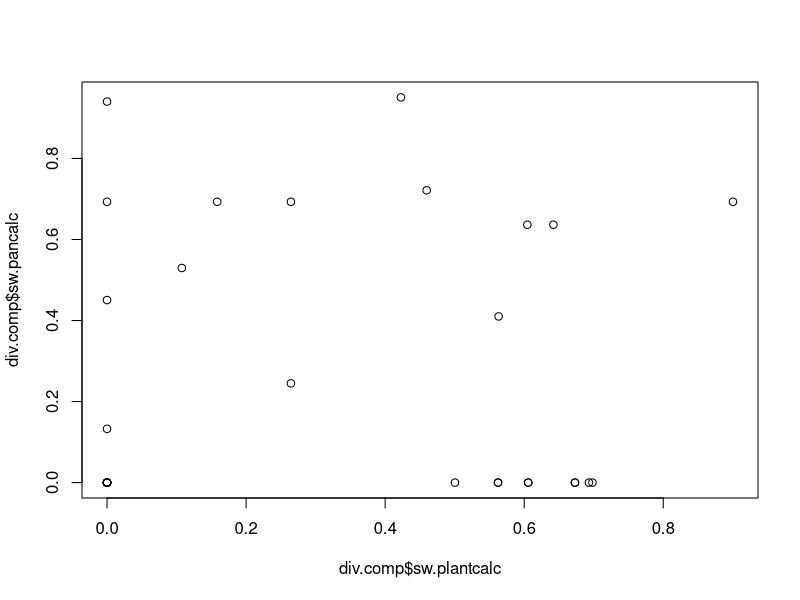
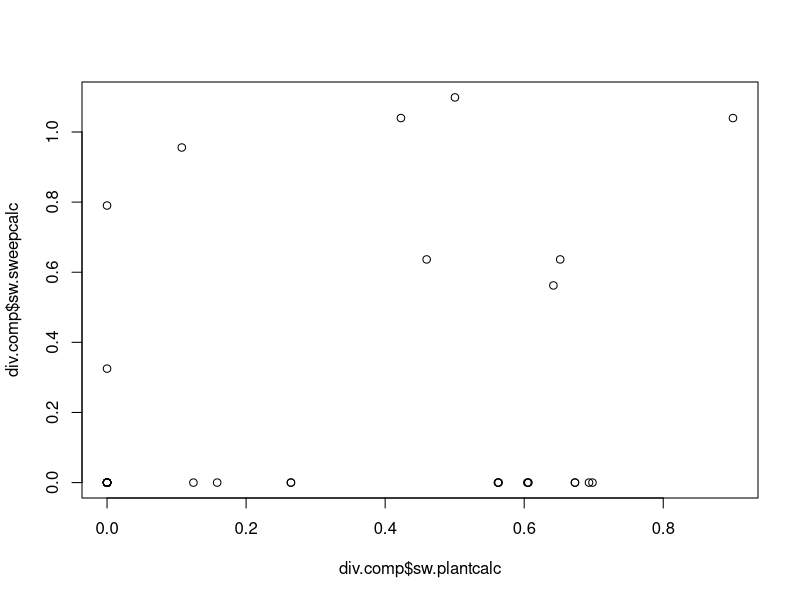

Recreate these plots in R, in order.
## ---- chunk 1
knitr::opts_chunk$set(echo = TRUE)
## ---- chunk 2
library(vegan)
library(ggplot2)
library(dplyr)
library(tidyr)
## ---- chunk 3

df1 <- read.csv("pan_fix.csv")
  
df2 <- read.csv("sweep_fix.csv")
  
df3 <- read.csv("vegetationdata_updatedtest.csv")
## ---- chunk 4
pmat <- as.matrix(df1[,5:13])
sw.pan = df1 %>% mutate(sw.pancalc = diversity(pmat))

sweepmat <- as.matrix(df2[,5:12])
sw.sweep = df2 %>% mutate(sw.sweepcalc = diversity(sweepmat))

plantmat <- as.matrix(df3[,4:12])
sw.plant = df3 %>% mutate(sw.plantcalc = diversity(plantmat))
## ---- chunk 5
pan.comparison = sw.pan %>% select(Site:Date, sw.pancalc) %>% unite(col = ID, Site,Strata,Date) %>% select(-Months)

sweep.comparison = sw.sweep %>% select(Site:Date, sw.sweepcalc) %>% unite(col = ID, Site,Strata,Date) %>% select(-Months)

plant.comparison = sw.plant %>% select(site:Strata, sw.plantcalc) %>% unite(col = ID, site,Strata,date)

div.comp = left_join(plant.comparison, pan.comparison) %>% left_join(sweep.comparison)
## ---- chunk 6
plot(div.comp$sw.plantcalc, div.comp$sw.pancalc)
plot(div.comp$sw.plantcalc, div.comp$sw.sweepcalc)
